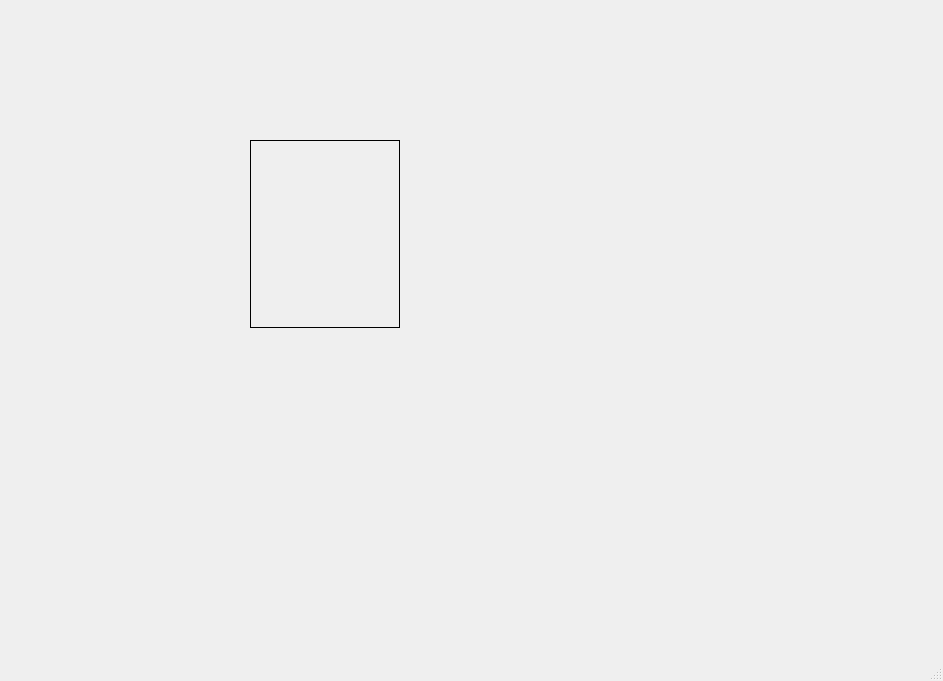
<?xml version="1.0" encoding="UTF-8"?>
<ui version="4.0">
 <class>MainWindow</class>
 <widget class="QMainWindow" name="MainWindow">
  <property name="geometry">
   <rect>
    <x>0</x>
    <y>0</y>
    <width>943</width>
    <height>681</height>
   </rect>
  </property>
  <property name="windowTitle">
   <string>MainWindow</string>
  </property>
  <widget class="QWidget" name="centralwidget">
   <widget class="QLabel" name="bookResult_bookImage">
    <property name="geometry">
     <rect>
      <x>250</x>
      <y>140</y>
      <width>150</width>
      <height>188</height>
     </rect>
    </property>
    <property name="styleSheet">
     <string notr="true">border: 1px solid #000;</string>
    </property>
    <property name="text">
     <string/>
    </property>
   </widget>
  </widget>
  <widget class="QMenuBar" name="menubar">
   <property name="geometry">
    <rect>
     <x>0</x>
     <y>0</y>
     <width>943</width>
     <height>21</height>
    </rect>
   </property>
  </widget>
  <widget class="QStatusBar" name="statusbar"/>
 </widget>
 <resources/>
 <connections/>
</ui>
